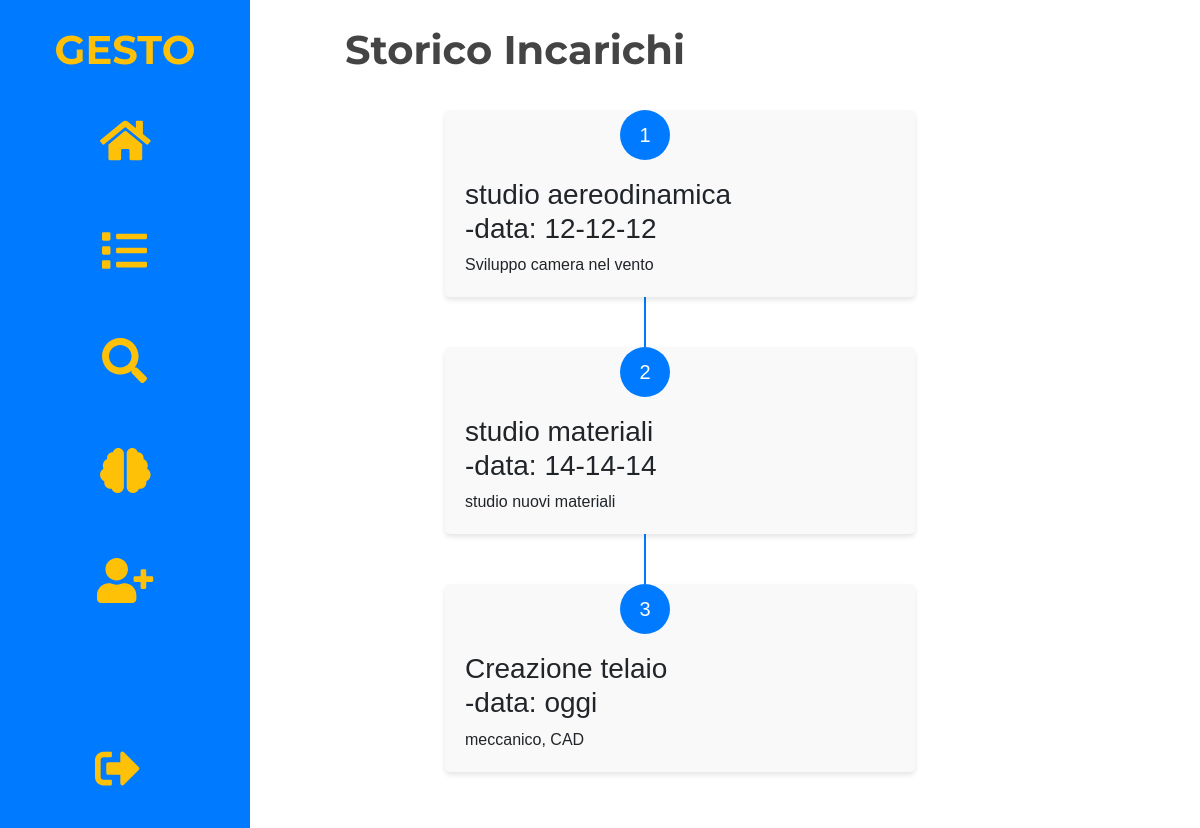
/storico/ (signed in), run on the app's committed database.
### dallaraWebApp/models.py (models this page shows)
class Storico(models.Model):
    nome = models.CharField(max_length=100)
    descrizione = models.TextField()
    premio = models.CharField(max_length=100, default=False)
    data = models.CharField(max_length=100)
    def __str__(self):
        return self.nome

### dallaraWebApp/views.py (the view)
# urls.py: path('storico/',views.storico,name='storico'),
def storico(request):
    if not request.user.is_authenticated:
        return render(request, "htmls/login.html")
    else:
        lavori = Dipendente.objects.get(username=request.user).lavori.all()
        print(lavori)# Recupera tutti i lavori dal database
        context = {'lavori': lavori}
        return render(request, "htmls/storico.html", context)

### dallaraWebApp/templates/htmls/storico.html (shortened to what this page needs)
{% extends "htmls/layout.html" %}
{% load static %}
{% block body %}
<div class="col-auto margine">
    <div class="custom-title">Storico Incarichi</div>
    <div class="content">
        <ul class="timeline">
            {% for lavoro in lavori %}
            <li class="timeline-item">
                <div class="timeline-icon">{{ forloop.counter }}</div>
                <div class="timeline-content">
                    <br><br>
                    <h3>{{ lavoro.nome }} <br> -data: {{ lavoro.data }}</h3>
                        <p >{{ lavoro.descrizione }}</p>
                </div>
            </li>
            {% endfor %}
        </ul>
    </div>
</div>
</div>
{% endblock %}

### dallaraWebApp/templates/htmls/layout.html (style rules this page uses)
body { background-color: #ffffff; font-family: Helvetica, sans-serif; }

### dallaraWebApp/templates/htmls/storico.html (style rules this page uses)
.content { margin-left: auto; margin-right: auto; width: 600px; padding: 20px 30px; background-color: white; position: relative; border-radius: 6px; }
.timeline { list-style: none; padding: 0; position: relative; }
.timeline:before { content: ''; position: absolute; top: 0; bottom: 0; left: 50%; width: 2px; background-color: #007bff; margin-left: -1px; }
.timeline-item { margin-bottom: 50px; position: relative; }
.timeline-item:last-child { margin-bottom: 0; }
.timeline-item:before, .timeline-item:after { content: ''; display: table; }
.timeline-item:after { clear: both; }
.timeline-icon { background-color: #007bff; color: #fff; display: flex; justify-content: center; align-items: center; border-radius: 50%; width: 50px; height: 50px; font-size: 20px; position: absolute; left: 50%; margin-left: -25px; z-index: 1; }
.timeline-content { background-color: #f9f9f9; padding: 20px; border-radius: 5px; box-shadow: 0 3px 5px rgba(0,0,0,0.1); position: relative; z-index: 0; margin-left: 70px; }
.timeline-content h3 { margin-top: 0; max-width: 400px; word-wrap: break-word; }
.timeline-content p { margin-bottom: 0; max-width: 400px; word-wrap: break-word; }
.custom-title { font-family: 'Montserrat', sans-serif; color: #444444; font-size: 40px; font-weight: bold; margin-bottom: 10px; }

### data on the page
Storico: nome "studio aereodinamica", data "12-12-12", descrizione "Sviluppo camera nel vento"
Storico: nome "studio materiali", data "14-14-14", descrizione "studio nuovi materiali"
Storico: nome "Creazione telaio", data "oggi", descrizione "meccanico, CAD"
